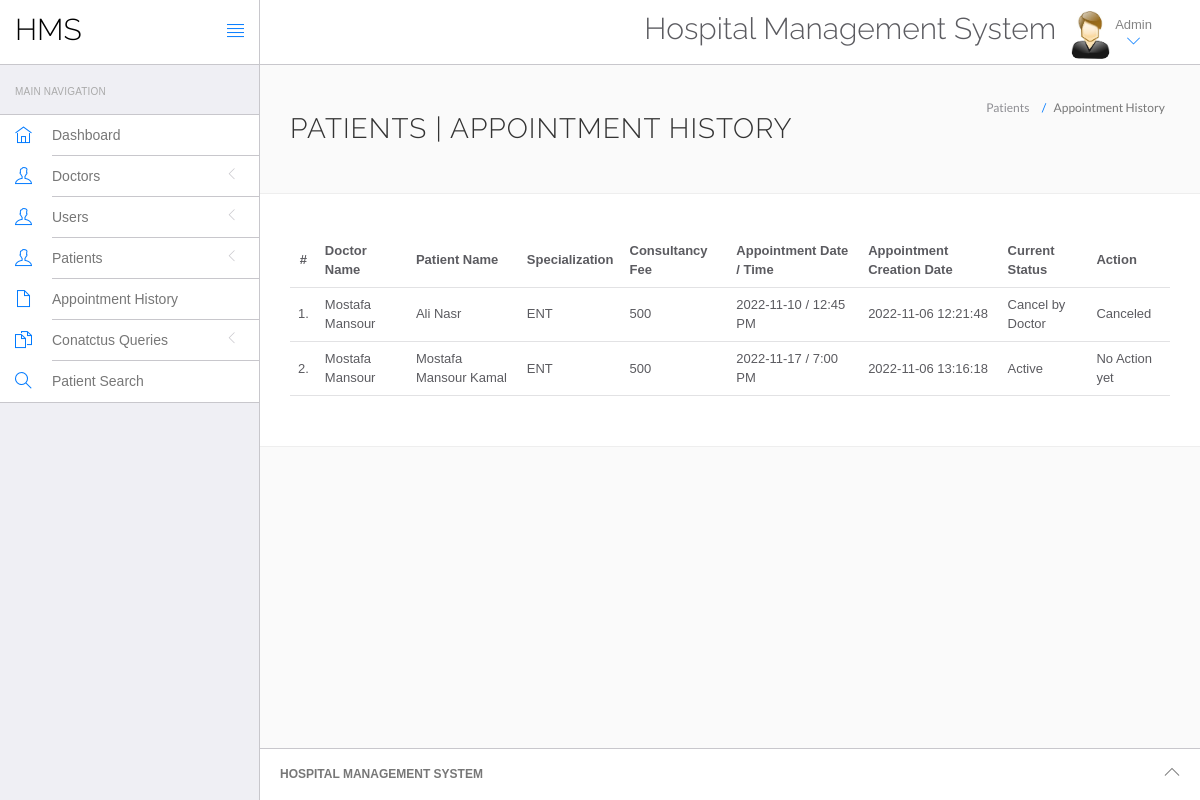
Screenshot of /hospital/hms/admin/appointment-history.php (signed in) with the database file from the repository.
### tables this page shows
CREATE TABLE `appointment` (
  `id` int(11) NOT NULL,
  `doctorSpecialization` varchar(255) DEFAULT NULL,
  `doctorId` int(11) DEFAULT NULL,
  `userId` int(11) DEFAULT NULL,
  `consultancyFees` int(11) DEFAULT NULL,
  `appointmentDate` varchar(255) DEFAULT NULL,
  `appointmentTime` varchar(255) DEFAULT NULL,
  `postingDate` timestamp NULL DEFAULT current_timestamp(),
  `userStatus` int(11) DEFAULT NULL,
  `doctorStatus` int(11) DEFAULT NULL,
  `updationDate` timestamp NULL DEFAULT NULL ON UPDATE current_timestamp()
);

CREATE TABLE `doctors` (
  `id` int(11) NOT NULL,
  `specilization` varchar(255) DEFAULT NULL,
  `doctorName` varchar(255) DEFAULT NULL,
  `address` longtext DEFAULT NULL,
  `docFees` varchar(255) DEFAULT NULL,
  `contactno` bigint(11) DEFAULT NULL,
  `docEmail` varchar(255) DEFAULT NULL,
  `password` varchar(255) DEFAULT NULL,
  `creationDate` timestamp NULL DEFAULT current_timestamp(),
  `updationDate` timestamp NULL DEFAULT NULL ON UPDATE current_timestamp()
);

CREATE TABLE `users` (
  `id` int(11) NOT NULL,
  `fullName` varchar(255) DEFAULT NULL,
  `address` longtext DEFAULT NULL,
  `city` varchar(255) DEFAULT NULL,
  `gender` varchar(255) DEFAULT NULL,
  `email` varchar(255) DEFAULT NULL,
  `password` varchar(255) DEFAULT NULL,
  `regDate` timestamp NULL DEFAULT current_timestamp(),
  `updationDate` timestamp NULL DEFAULT NULL ON UPDATE current_timestamp()
);

### hospital/hms/admin/appointment-history.php (the view, shortened to what this page needs)
<?php
include('include/config.php');
if(strlen($_SESSION['id']==0)) {
 header('location:logout.php');
  } else{
?>
<!DOCTYPE html>
<html lang="en">
	<head>
		<link rel="stylesheet" href="vendor/bootstrap/css/bootstrap.min.css">
		<link rel="stylesheet" href="vendor/fontawesome/css/font-awesome.min.css">
		<link rel="stylesheet" href="vendor/themify-icons/themify-icons.min.css">
		<link href="vendor/animate.css/animate.min.css" rel="stylesheet" media="screen">
		<link href="vendor/perfect-scrollbar/perfect-scrollbar.min.css" rel="stylesheet" media="screen">
		<link href="vendor/switchery/switchery.min.css" rel="stylesheet" media="screen">
		<link href="vendor/bootstrap-touchspin/jquery.bootstrap-touchspin.min.css" rel="stylesheet" media="screen">
		<link href="vendor/select2/select2.min.css" rel="stylesheet" media="screen">
		<link href="vendor/bootstrap-datepicker/bootstrap-datepicker3.standalone.min.css" rel="stylesheet" media="screen">
		<link href="vendor/bootstrap-timepicker/bootstrap-timepicker.min.css" rel="stylesheet" media="screen">
		<link rel="stylesheet" href="assets/css/styles.css">
		<link rel="stylesheet" href="assets/css/plugins.css">
		<link rel="stylesheet" href="assets/css/themes/theme-1.css" id="skin_color" />
	</head>
	<body>
		<div id="app">
<?php include('include/sidebar.php');?>
			<div class="app-content">
					<?php include('include/header.php');?>
				<div class="main-content" >
					<div class="wrap-content container" id="container">
						<section id="page-title">
							<div class="row">
								<div class="col-sm-8">
									<h1 class="mainTitle">Patients  | Appointment History</h1>
																	</div>
								<ol class="breadcrumb">
									<li>
										<span>Patients </span>
									</li>
									<li class="active">
										<span>Appointment History</span>
									</li>
								</ol>
							</div>
						</section>
						<div class="container-fluid container-fullw bg-white">
									<div class="row">
								<div class="col-md-12">
									<table class="table table-hover" id="sample-table-1">
										<thead>
											<tr>
												<th class="center">#</th>
												<th class="hidden-xs">Doctor Name</th>
												<th>Patient Name</th>
												<th>Specialization</th>
												<th>Consultancy Fee</th>
												<th>Appointment Date / Time </th>
												<th>Appointment Creation Date  </th>
												<th>Current Status</th>
												<th>Action</th>
											</tr>
										</thead>
										<tbody>
<?php
$sql=mysqli_query($con,"select doctors.doctorName as docname,users.fullName as pname,appointment.*  from appointment join doctors on doctors.id=appointment.doctorId join users on users.id=appointment.userId ");
$cnt=1;
while($row=mysqli_fetch_array($sql))
{
?>
											<tr>
												<td class="center"><?php echo $cnt;?>.</td>
												<td class="hidden-xs"><?php echo $row['docname'];?></td>
												<td class="hidden-xs"><?php echo $row['pname'];?></td>
												<td><?php echo $row['doctorSpecialization'];?></td>
												<td><?php echo $row['consultancyFees'];?></td>
												<td><?php echo $row['appointmentDate'];?> / <?php echo
												 $row['appointmentTime'];?>
												</td>
												<td><?php echo $row['postingDate'];?></td>
												<td>
<?php if(($row['userStatus']==1) && ($row['doctorStatus']==1))
{
	echo "Active";
}
if(($row['userStatus']==1) && ($row['doctorStatus']==0))
{
	echo "Cancel by Doctor";
}
												?></td>
												<td >
												<div class="visible-md visible-lg hidden-sm hidden-xs">
							<?php if(($row['userStatus']==1) && ($row['doctorStatus']==1))
{
echo "No Action yet";
	 } else {
		echo "Canceled";
		} ?>
												</div>
												</td>
											</tr>
											<?php
$cnt=$cnt+1;
											 }?>
										</tbody>
									</table>
								</div>
							</div>
								</div>
					</div>
				</div>
			</div>
	<?php include('include/footer.php');?>
		</div>
	</body>
</html>
<?php } ?>

### hospital/hms/admin/assets/css/themes/theme-1.css (style rules this page uses)
body { background: #FAFAFA; }

### rows the page displays
appointment: doctorId.doctorName "Mostafa Mansour", userId.fullName "Ali Nasr", doctorSpecialization "ENT", consultancyFees "500", appointmentDate "2022-11-10", appointmentTime "12:45 PM", postingDate "2022-11-06 12:21:48", userStatus "Cancel by Doctor"
appointment: doctorId.doctorName "Mostafa Mansour", userId.fullName "Mostafa Mansour Kamal", doctorSpecialization "ENT", consultancyFees "500", appointmentDate "2022-11-17", appointmentTime "7:00 PM", postingDate "2022-11-06 13:16:18", userStatus "Active"
